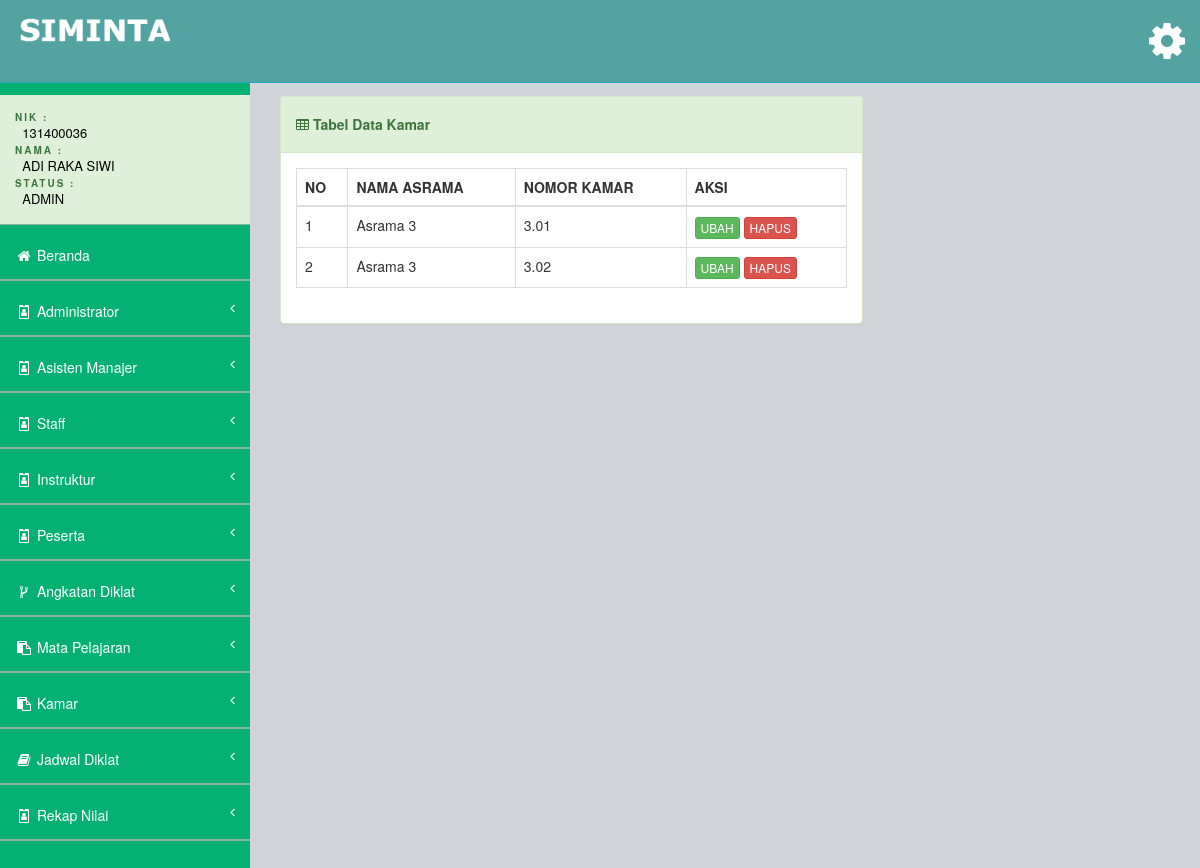
The page /views/admin/main.php?page=lihat-kamar (signed in) on the database its author committed.
### tables this page shows
CREATE TABLE `tb_kamar` (
  `id` int(11) NOT NULL AUTO_INCREMENT,
  `nama_asrama` varchar(50) NOT NULL,
  `nomor_kamar` varchar(50) NOT NULL,
  PRIMARY KEY (`id`)
);

### views/admin/kamar/lihat-kamar.php (the view)
<div class="row">
    <div class="col-md-8">
        <div class="panel panel-success">
            <div class="panel-heading">
                <h5><strong><i class="fa fa-table"></i>&nbsp;Tabel Data Kamar</strong></h5>
            </div>
            <div class="panel-body">
                <div class="">
                    <table class="table table-bordered table-hover my-datatable">
                        <thead>
                            <tr>
                                <th>NO</th>
                                <th>NAMA ASRAMA</th>
                                <th>NOMOR KAMAR</th>
                                <th>AKSI</th>
                            </tr>
                        </thead>
                        <tbody>
                            <?php
                                $no = 1;
                                $sql = "SELECT * FROM tb_kamar";
                                $proses = mysqli_query($conn, $sql);
                                while ($data = mysqli_fetch_assoc($proses))
                                {
                            ?>
                                <tr>
                                    <td><?php echo $no; ?></td>
                                    <td><?php echo $data["nama_asrama"] ?></td>
                                    <td><?php echo $data["nomor_kamar"] ?></td>
                                    <td>
                                        <a href="#" class="btn btn-xs btn-success">UBAH</a>
                                        <a href="#" class="btn btn-xs btn-danger">HAPUS</a>
                                    </td>
                                </tr>
                            <?php
                                    $no++;
                                }
                            ?>
                        </tbody>
                    </table>
                </div>
            </div>
        </div>
    </div>
</div>

### assets/css/custom.css (style rules this page uses)
.my-datatable { font-size: 14px; }

### rows shown on the page
tb_kamar: nama_asrama "Asrama 3", nomor_kamar "3.01"
tb_kamar: nama_asrama "Asrama 3", nomor_kamar "3.02"

### other values the page prints
$_SESSION["username"] "131400036"
$_SESSION["nama"] "ADI RAKA SIWI"
$_SESSION["hak_akses"] "ADMIN"
